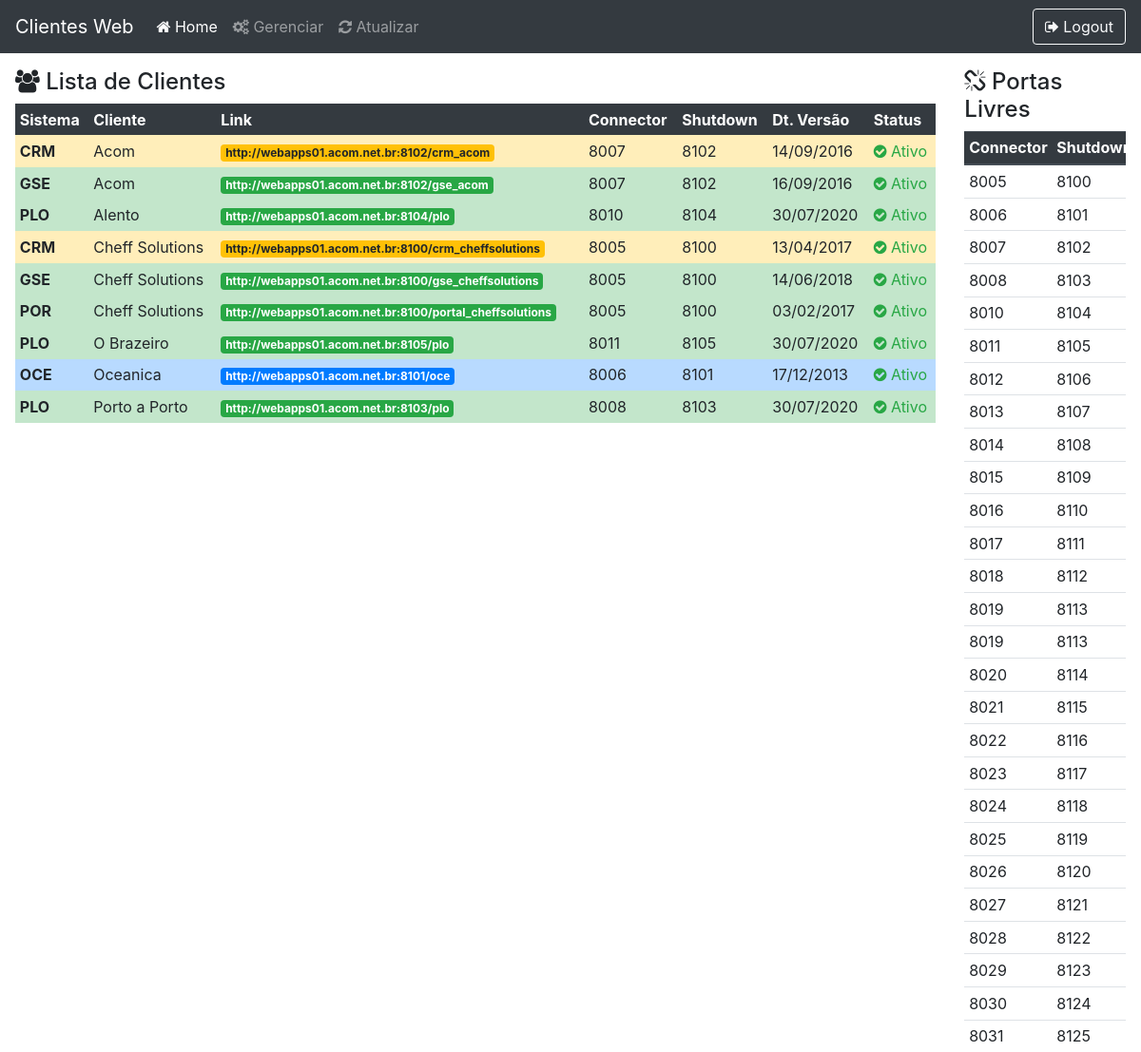
Page / (signed in, upper part) on the earlier database version.
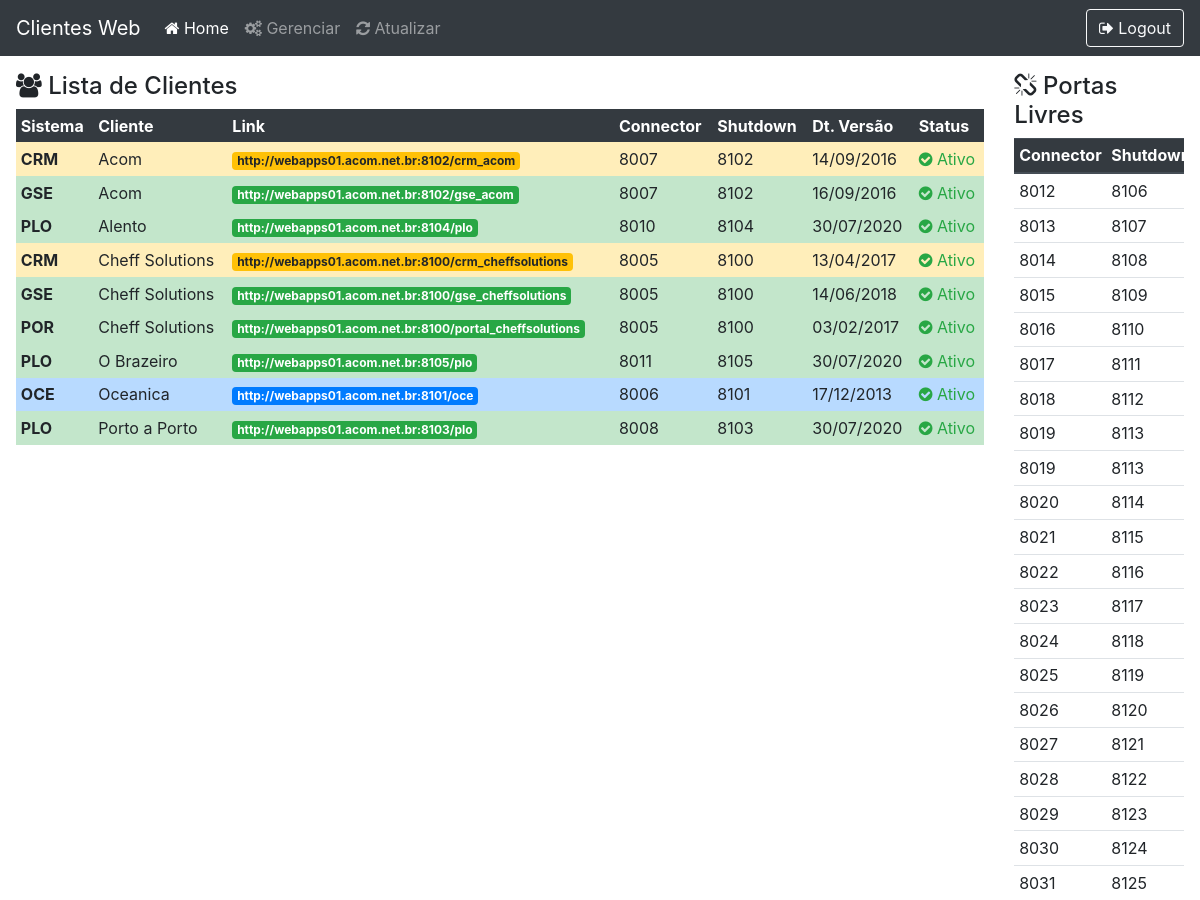
Same page on the later database version.
### core/models.py (models this page shows, shortened)
class Client(models.Model):
    STATUS = (
        ("1", "Ativo"),
        ("2", "Suspenso"),
        ("3", "Com Erro")
    )
    name = models.CharField('Name', max_length=100)
    link = models.CharField('Link', max_length=100)
    port = models.ForeignKey(Port, on_delete=models.CASCADE)
    system = models.ForeignKey(System, on_delete=models.CASCADE, default=1)
    version = models.DateField('Version')
    status = models.CharField('Status', choices=STATUS, max_length=1, default='1')

class System(models.Model):
    initials = models.CharField('Initials', max_length=3)
    name = models.CharField('Name', max_length=100)

class Port(models.Model):
    STATUS = (
        (1, "Livre"),
        (2, "Em Uso")
    )
    connector = models.IntegerField('Connector Port')
    shutdown = models.IntegerField('Shutdown Port')
    status = models.IntegerField('Status', choices=STATUS, default=1)

### core/views.py (the view)
# urls.py: path('', index, name='index'),
def index(request):
    if str(request.user) != 'AnonymousUser':
        context = {
            'clients': Client.objects.all().order_by('name'),
            'ports': Port.objects.filter(status=1).order_by('connector')
        }
        return render(request, 'index.html', context)
    else:
        return loginUser(request)

### core/templates/index.html (shortened to what the changed rows need)
{% load static %}
<!DOCTYPE html>
<html lang="pt-br">
<head>
    <link rel="stylesheet" href="{% static 'css/style.css' %}">
    <link rel="stylesheet" href="https://cdnjs.cloudflare.com/ajax/libs/font-awesome/4.7.0/css/font-awesome.min.css">
    <link rel="stylesheet" href="https://stackpath.bootstrapcdn.com/bootstrap/4.5.0/css/bootstrap.min.css">
</head>
<body>
    <div class="container-fluid p-3">
        <div class="row">
            <div class="col-lg-10">
                <div class="table-responsive">
                    <table class="table table-sm table-hover table-borderless">
                        <thead class="thead-dark">
                            <tr>
                                <th scope="col">Sistema</th>
                                <th scope="col">Cliente</th>
                                <th scope="col">Link</th>
                                <th scope="col">Connector</th>
                                <th scope="col">Shutdown</th>
                                <th scope="col">Dt. Versão</th>
                                <th scope="col">Status</th>
                            </tr>
                        </thead>
                        <tbody>
                            {% for client in clients %}
                                    {% if client.system.id == 5 %}   <tr class="table-primary" ondblclick="editClient({{ client.id }});">
                                    {% elif client.system.id == 6 %} <tr class="table-warning" ondblclick="editClient({{ client.id }});">
                                    {% else %}                       <tr class="table-success" ondblclick="editClient({{ client.id }});">
                                    {% endif %}
                                <td scope="row"><b>{{ client.system.initials }}</b></td>
                                        <td>{{ client.name }}</td>
                                        {% if client.system.id == 5 %}   <td><a target="_blank" class="badge badge-primary" href="{{ client.link }}">{{ client.link }}</a></td>
                                        {% elif client.system.id == 6 %} <td><a target="_blank" class="badge badge-warning" href="{{ client.link }}">{{ client.link }}</a></td>
                                        {% else %}                       <td><a target="_blank" class="badge badge-success" href="{{ client.link }}">{{ client.link }}</a></td>
                                        {% endif %}
                                        <td>{{ client.port.connector }}</td>
                                        <td>{{ client.port.shutdown }}</td>
                                        <td>{{ client.version|date:"d/m/Y" }}</td>
                                        {% if client.status == '1' %}
                                            <td class="text-success"><i class="fa fa-check-circle"></i> {{ client.get_status_display }}</td>
                                        {% else %}
                                            <td class="text-danger"><i class="fa fa-close"></i> {{ client.get_status_display }}</td>
                                        {% endif %}
                                </tr>
                            {% endfor %}
                        </tbody>
                    </table>
                </div>
            </div>
            <div class="col-lg">
                <div class="table-responsive">
                    <table class="table table-sm table-hover">
                        <thead class="thead-dark">
                            <tr>
                                <th scope="col">Connector</th>
                                <th scope="col">Shutdown</th>
                            </tr>
                        </thead>
                        <tbody>
                            {% for port in ports %}
                                <tr>
                                    <td scope="row">{{ port.connector }}</td>
                                    <td>{{ port.shutdown }}</td>
                                </tr>
                            {% endfor %}
                        </tbody>
                    </table>
                </div>
            </div>
        </div>
    </div>
</body>
</html>

Differences in the rows shown:
no longer on this page (row edited): Port: connector "8005", shutdown "8100"
no longer on this page (row edited): Port: connector "8006", shutdown "8101"
no longer on this page (row edited): Port: connector "8007", shutdown "8102"
no longer on this page (row edited): Port: connector "8008", shutdown "8103"
no longer on this page (row edited): Port: connector "8010", shutdown "8104"
no longer on this page (row edited): Port: connector "8011", shutdown "8105"
